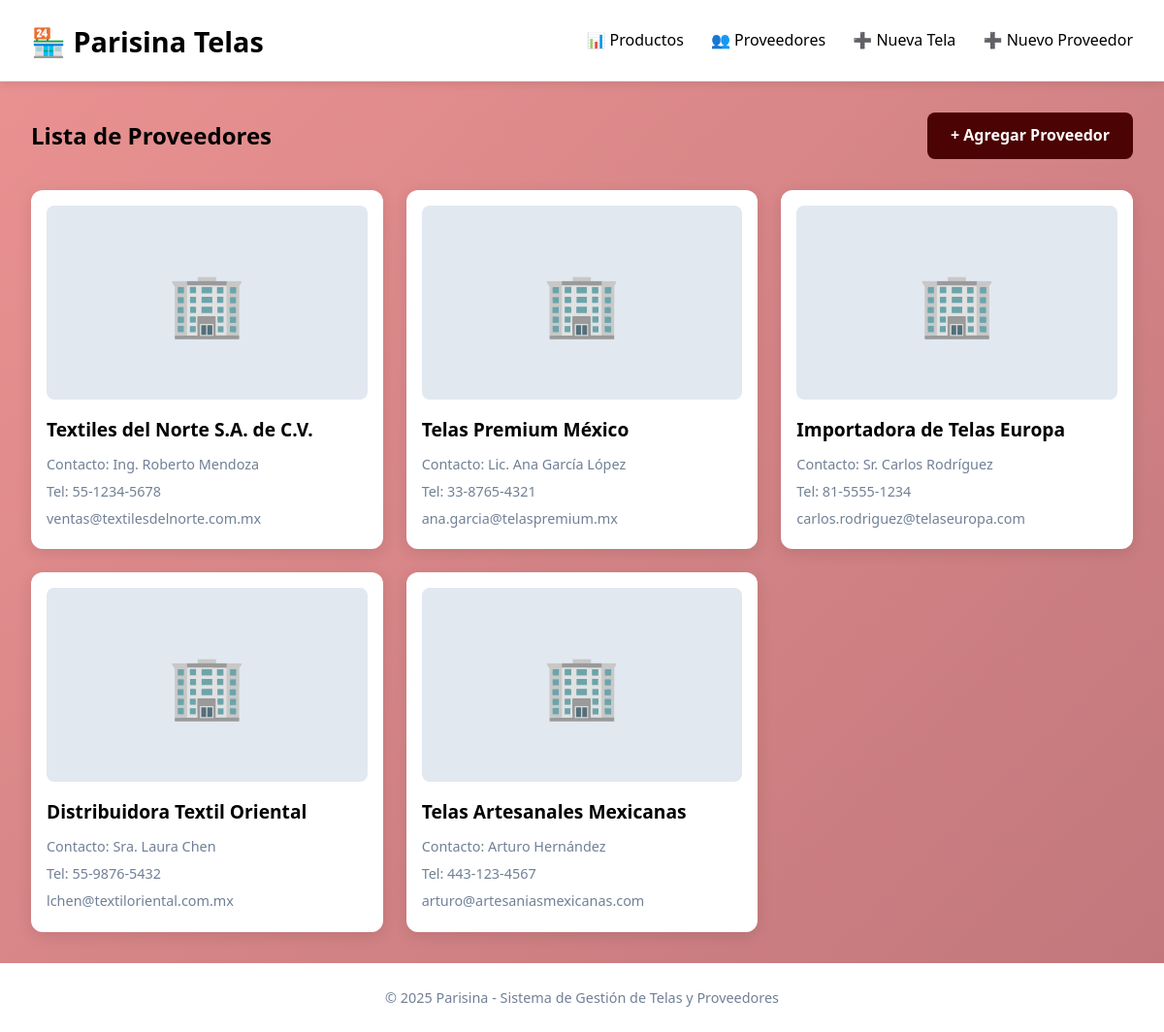
Screenshot of /proveedores/ with the database file from the repository.
### app_TelasYProveedores/models.py (models this page shows, shortened)
class Proveedor(models.Model):
    nombre = models.CharField(max_length=200, help_text="Nombre del proveedor")
    contacto = models.CharField(max_length=200, help_text="Persona de contacto")
    telefono = models.CharField(max_length=15, help_text="Teléfono de contacto")
    correo = models.EmailField(max_length=100)
    direccion = models.TextField(help_text="Dirección completa")
    class Meta:
        verbose_name = "Proveedor"
        verbose_name_plural = "Proveedores"

### app_TelasYProveedores/views.py (the view)
# urls.py: path('proveedores/', views.listar_proveedores, name='listar_proveedores'),
def listar_proveedores(request):
    proveedores = Proveedor.objects.all()
    return render(request, 'listar_proveedores.html', {'proveedores': proveedores})

### app_TelasYProveedores/templates/listar_proveedores.html (shortened to what this page needs)
{% extends 'base.html' %}
{% block contenido %}
<div class="page-header">
    <h2>Lista de Proveedores</h2>
    <a href="{% url 'app_TelasYProveedores:crear_proveedor' %}" class="btn btn-primary">+ Agregar Proveedor</a>
</div>
<ul class="supplier-grid">
    {% for proveedor in proveedores %}
    <li class="supplier-card">
        <a href="{% url 'app_TelasYProveedores:detalle_proveedor' proveedor.id %}">
            <div class="supplier-placeholder">🏢</div>
            <h3>{{ proveedor.nombre }}</h3>
            <p class="supplier-contact">Contacto: {{ proveedor.contacto }}</p>
            <p class="supplier-phone">Tel: {{ proveedor.telefono }}</p>
            <p class="supplier-email">{{ proveedor.correo }}</p>
        </a>
    </li>
    {% empty %}
    <li class="no-suppliers">No hay proveedores registrados.</li>
    {% endfor %}
</ul>
{% endblock %}

### app_TelasYProveedores/static/css/styles.css (style rules this page uses)
* { margin: 0; padding: 0; box-sizing: border-box; }
body { font-family: 'Segoe UI', Tahoma, Geneva, Verdana, sans-serif; background: linear-gradient(135deg, #eb9292 0%, #c0777b 100%); color: #000000; line-height: 1.6; }
.page-header { display: flex; justify-content: space-between; align-items: center; margin-bottom: 2rem; flex-wrap: wrap; gap: 1rem; }
.product-grid, .supplier-grid { display: grid; grid-template-columns: repeat(auto-fill, minmax(280px, 1fr)); gap: 1.5rem; list-style: none; }
.product-card, .supplier-card { background: white; border-radius: 12px; overflow: hidden; box-shadow: 0 4px 15px rgba(0,0,0,0.1); transition: transform 0.3s; }
.product-card a, .supplier-card a { text-decoration: none; color: inherit; display: block; padding: 1rem; }
.product-img, .product-placeholder, .supplier-placeholder { width: 100%; height: 200px; object-fit: cover; border-radius: 8px; }
.product-placeholder, .supplier-placeholder { background: #e2e8f0; display: flex; align-items: center; justify-content: center; font-size: 4rem; }
.product-card h3, .supplier-card h3 { margin: 1rem 0 0.5rem; font-size: 1.2rem; color: #000000; }
.product-category, .product-price, .product-stock, .supplier-contact, .supplier-phone, .supplier-email { color: #718096; font-size: 0.9rem; margin-bottom: 0.3rem; }
.btn { padding: 0.7rem 1.5rem; border: none; border-radius: 8px; font-weight: 600; cursor: pointer; transition: background 0.3s; text-decoration: none; display: inline-block; }
.btn-primary { background: #4b0303; color: white; }

### rows the page displays
Proveedor: nombre "Textiles del Norte S.A. de C.V.", contacto "Ing. Roberto Mendoza", telefono "55-1234-5678", correo "ventas@textilesdelnorte.com.mx"
Proveedor: nombre "Telas Premium México", contacto "Lic. Ana García López", telefono "33-8765-4321", correo "ana.garcia@telaspremium.mx"
Proveedor: nombre "Importadora de Telas Europa", contacto "Sr. Carlos Rodríguez", telefono "81-5555-1234", correo "carlos.rodriguez@telaseuropa.com"
Proveedor: nombre "Distribuidora Textil Oriental", contacto "Sra. Laura Chen", telefono "55-9876-5432", correo "lchen@textiloriental.com.mx"
Proveedor: nombre "Telas Artesanales Mexicanas", contacto "Arturo Hernández", telefono "443-123-4567", correo "arturo@artesaniasmexicanas.com"
